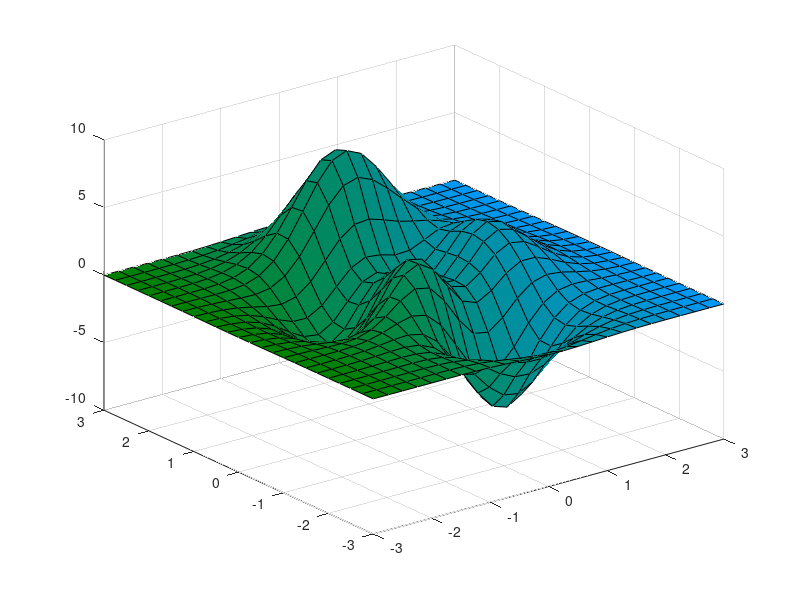

MATLAB code to generate this figure:
[X,Y,Z] = peaks(25);
CO(:,:,1) = zeros(25); % red
CO(:,:,2) = ones(25).*linspace(0.5,0.6,25); % green
CO(:,:,3) = ones(25).*linspace(0,1,25); % blue
surf(X,Y,Z,CO);
